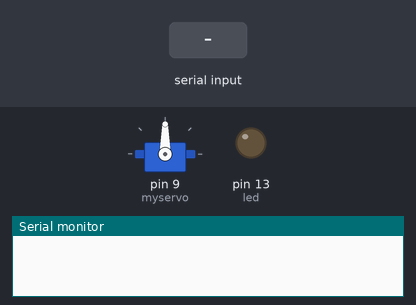
A sketch run on a simulated Arduino Uno, built with avr-gcc and run on an emulated ATmega328P. Parts: servo, output pins drawn as LEDs (lit = HIGH), the last lines printed to the serial monitor. Inputs (shaded band) come from the test bench.

Above: at 1.2 s.
1.3 s: "s" received over the second serial link
2.8 s: "a" received over the second serial link
4.3 s: "l" received over the second serial link
At 4.8 s:
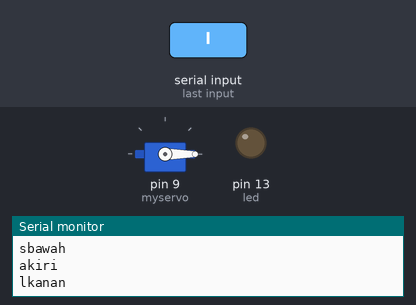
Timing chart, 0 to 7.3 s (numbered marks = the images above; inputs shaded):
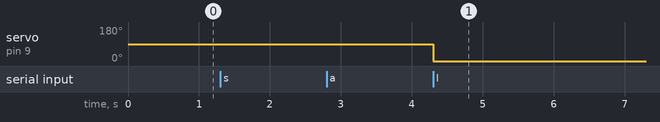

The sketch:

coba_sofSerial.ino
```cpp
#include <SoftwareSerial.h>
#include <Servo.h>

SoftwareSerial BT(10, 11); //tx, rx
int led = 13;
char btdata;
char btdata2;

Servo myservo;

void setup()
{
  myservo.attach(9);
  BT.begin(9600);
  Serial.begin(9600);
  BT.println("BT OK, tekan 1 atau 0 utk blink");
  pinMode(led, OUTPUT);
}

void loop()
{
  if(BT.available())
  {
    btdata = BT.read();

    if(btdata == 'i')
    {
      Serial.write(btdata);
      digitalWrite(led,1);
      Serial.println("atas");
      myservo.write(1);
    }
  }

  if(BT.available())
  {
    btdata = BT.read();

    if(btdata == 'l')
    {
      Serial.write(btdata);
      digitalWrite(led,0);
      Serial.println("kanan");
      myservo.write(-1);
    }
  }

  if(BT.available())
  {
    btdata = BT.read();

    if(btdata == 's')
    {
      Serial.write(btdata);
      digitalWrite(led,0);
      Serial.println("bawah");
    }
  }

  if(BT.available())
  {
    btdata = BT.read();

    if(btdata == 'a')
    {
      Serial.write(btdata);
      digitalWrite(led,0);
      Serial.println("kiri");
    }
  }

  if(BT.available())
  {
    btdata = BT.read();
    if(btdata == '0')
    {
      Serial.write(btdata);
      digitalWrite(led,0);
      Serial.println("led 13 mati");
    }
  }

  //delay(100);


}
```

Measured:
- after the input at 4.3 s, servo on pin 9 (myservo): 90° → 0° at once
